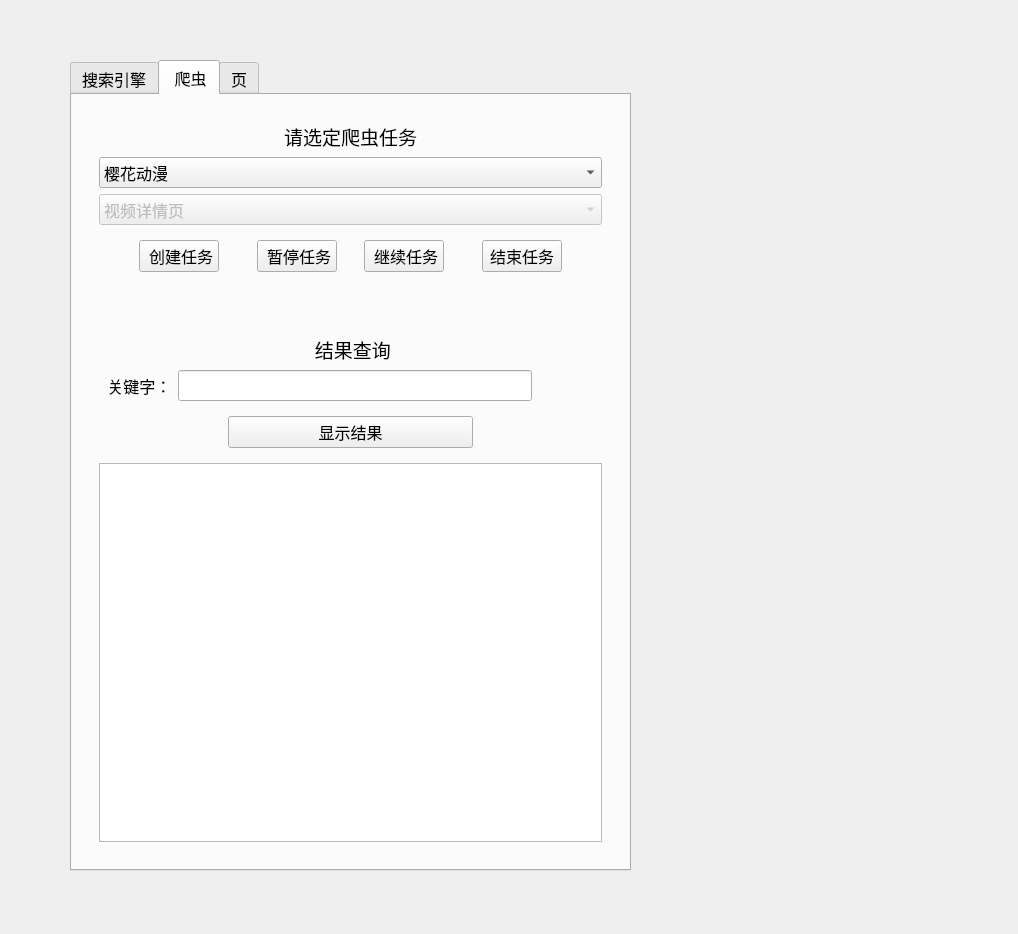
<?xml version="1.0" encoding="UTF-8"?>
<ui version="4.0">
 <class>MainWindow</class>
 <widget class="QMainWindow" name="MainWindow">
  <property name="geometry">
   <rect>
    <x>0</x>
    <y>0</y>
    <width>1018</width>
    <height>934</height>
   </rect>
  </property>
  <property name="font">
   <font>
    <family>微软雅黑</family>
    <pointsize>12</pointsize>
   </font>
  </property>
  <property name="windowTitle">
   <string>网络爬虫工具</string>
  </property>
  <widget class="QWidget" name="centralwidget">
   <widget class="QTabWidget" name="tabWidget">
    <property name="geometry">
     <rect>
      <x>70</x>
      <y>60</y>
      <width>561</width>
      <height>811</height>
     </rect>
    </property>
    <property name="currentIndex">
     <number>1</number>
    </property>
    <widget class="QWidget" name="tab_3">
     <attribute name="title">
      <string>搜索引擎</string>
     </attribute>
     <widget class="QWidget" name="widget_7" native="true">
      <property name="geometry">
       <rect>
        <x>80</x>
        <y>80</y>
        <width>421</width>
        <height>461</height>
       </rect>
      </property>
      <layout class="QVBoxLayout" name="verticalLayout_3">
       <item>
        <spacer name="horizontalSpacer_2">
         <property name="orientation">
          <enum>Qt::Horizontal</enum>
         </property>
         <property name="sizeType">
          <enum>QSizePolicy::Minimum</enum>
         </property>
         <property name="sizeHint" stdset="0">
          <size>
           <width>10</width>
           <height>20</height>
          </size>
         </property>
        </spacer>
       </item>
       <item>
        <widget class="QComboBox" name="comboBox">
         <property name="minimumContentsLength">
          <number>0</number>
         </property>
         <item>
          <property name="text">
           <string>百度</string>
          </property>
         </item>
         <item>
          <property name="text">
           <string>必应（国内）</string>
          </property>
         </item>
         <item>
          <property name="text">
           <string>必应（国外）</string>
          </property>
         </item>
         <item>
          <property name="text">
           <string/>
          </property>
         </item>
        </widget>
       </item>
       <item>
        <widget class="QLabel" name="label_5">
         <property name="text">
          <string>请选择搜索引擎</string>
         </property>
        </widget>
       </item>
       <item>
        <widget class="QLineEdit" name="str_keywords"/>
       </item>
       <item>
        <widget class="QLabel" name="label_4">
         <property name="text">
          <string>请输入关键字</string>
         </property>
        </widget>
       </item>
       <item>
        <widget class="QPushButton" name="btn_search">
         <property name="font">
          <font>
           <family>华文琥珀</family>
           <pointsize>18</pointsize>
          </font>
         </property>
         <property name="text">
          <string>查找</string>
         </property>
        </widget>
       </item>
      </layout>
     </widget>
    </widget>
    <widget class="QWidget" name="tab_4">
     <attribute name="title">
      <string> 爬虫</string>
     </attribute>
     <layout class="QVBoxLayout" name="verticalLayout_2">
      <item>
       <widget class="QWidget" name="widget_4" native="true">
        <layout class="QVBoxLayout" name="verticalLayout_6">
         <item>
          <widget class="QWidget" name="widget_9" native="true">
           <layout class="QVBoxLayout" name="verticalLayout_5">
            <item>
             <widget class="QLabel" name="label_7">
              <property name="font">
               <font>
                <pointsize>14</pointsize>
               </font>
              </property>
              <property name="layoutDirection">
               <enum>Qt::LeftToRight</enum>
              </property>
              <property name="frameShape">
               <enum>QFrame::NoFrame</enum>
              </property>
              <property name="frameShadow">
               <enum>QFrame::Plain</enum>
              </property>
              <property name="lineWidth">
               <number>1</number>
              </property>
              <property name="text">
               <string>请选定爬虫任务</string>
              </property>
              <property name="alignment">
               <set>Qt::AlignCenter</set>
              </property>
             </widget>
            </item>
            <item>
             <widget class="QComboBox" name="comboBox_Web">
              <item>
               <property name="text">
                <string>樱花动漫</string>
               </property>
              </item>
              <item>
               <property name="text">
                <string>电影天堂</string>
               </property>
              </item>
             </widget>
            </item>
            <item>
             <widget class="QComboBox" name="comboBox_Src">
              <property name="enabled">
               <bool>false</bool>
              </property>
              <item>
               <property name="text">
                <string>视频详情页</string>
               </property>
              </item>
             </widget>
            </item>
            <item>
             <widget class="QWidget" name="widget_2" native="true">
              <layout class="QHBoxLayout" name="horizontalLayout_2">
               <item>
                <spacer name="horizontalSpacer_3">
                 <property name="orientation">
                  <enum>Qt::Horizontal</enum>
                 </property>
                 <property name="sizeHint" stdset="0">
                  <size>
                   <width>40</width>
                   <height>20</height>
                  </size>
                 </property>
                </spacer>
               </item>
               <item>
                <widget class="QPushButton" name="work_Btn">
                 <property name="text">
                  <string> 创建任务</string>
                 </property>
                </widget>
               </item>
               <item>
                <spacer name="horizontalSpacer_7">
                 <property name="orientation">
                  <enum>Qt::Horizontal</enum>
                 </property>
                 <property name="sizeHint" stdset="0">
                  <size>
                   <width>40</width>
                   <height>20</height>
                  </size>
                 </property>
                </spacer>
               </item>
               <item>
                <widget class="QPushButton" name="thread_wait_btn">
                 <property name="text">
                  <string> 暂停任务</string>
                 </property>
                </widget>
               </item>
               <item>
                <spacer name="horizontalSpacer">
                 <property name="orientation">
                  <enum>Qt::Horizontal</enum>
                 </property>
                 <property name="sizeHint" stdset="0">
                  <size>
                   <width>30</width>
                   <height>20</height>
                  </size>
                 </property>
                </spacer>
               </item>
               <item>
                <widget class="QPushButton" name="thread_continue_btn">
                 <property name="text">
                  <string> 继续任务</string>
                 </property>
                </widget>
               </item>
               <item>
                <spacer name="horizontalSpacer_8">
                 <property name="orientation">
                  <enum>Qt::Horizontal</enum>
                 </property>
                 <property name="sizeHint" stdset="0">
                  <size>
                   <width>40</width>
                   <height>20</height>
                  </size>
                 </property>
                </spacer>
               </item>
               <item>
                <widget class="QPushButton" name="thread_finished_btn">
                 <property name="text">
                  <string>结束任务</string>
                 </property>
                </widget>
               </item>
               <item>
                <spacer name="horizontalSpacer_4">
                 <property name="orientation">
                  <enum>Qt::Horizontal</enum>
                 </property>
                 <property name="sizeHint" stdset="0">
                  <size>
                   <width>40</width>
                   <height>20</height>
                  </size>
                 </property>
                </spacer>
               </item>
              </layout>
             </widget>
            </item>
            <item>
             <spacer name="verticalSpacer">
              <property name="orientation">
               <enum>Qt::Vertical</enum>
              </property>
              <property name="sizeType">
               <enum>QSizePolicy::Minimum</enum>
              </property>
              <property name="sizeHint" stdset="0">
               <size>
                <width>20</width>
                <height>30</height>
               </size>
              </property>
             </spacer>
            </item>
           </layout>
          </widget>
         </item>
         <item>
          <widget class="QWidget" name="widget_6" native="true">
           <layout class="QVBoxLayout" name="verticalLayout">
            <item>
             <widget class="QLabel" name="label_8">
              <property name="font">
               <font>
                <pointsize>14</pointsize>
               </font>
              </property>
              <property name="text">
               <string> 结果查询</string>
              </property>
              <property name="alignment">
               <set>Qt::AlignCenter</set>
              </property>
             </widget>
            </item>
            <item>
             <widget class="QWidget" name="widget_8" native="true">
              <layout class="QHBoxLayout" name="horizontalLayout_3">
               <property name="leftMargin">
                <number>0</number>
               </property>
               <property name="topMargin">
                <number>0</number>
               </property>
               <property name="rightMargin">
                <number>0</number>
               </property>
               <property name="bottomMargin">
                <number>0</number>
               </property>
               <item>
                <widget class="QLabel" name="label_6">
                 <property name="text">
                  <string>  关键字：</string>
                 </property>
                </widget>
               </item>
               <item>
                <widget class="QLineEdit" name="sql_key"/>
               </item>
               <item>
                <spacer name="horizontalSpacer_9">
                 <property name="orientation">
                  <enum>Qt::Horizontal</enum>
                 </property>
                 <property name="sizeType">
                  <enum>QSizePolicy::Minimum</enum>
                 </property>
                 <property name="sizeHint" stdset="0">
                  <size>
                   <width>70</width>
                   <height>20</height>
                  </size>
                 </property>
                </spacer>
               </item>
              </layout>
             </widget>
            </item>
            <item>
             <widget class="QWidget" name="widget_10" native="true">
              <layout class="QHBoxLayout" name="horizontalLayout_4">
               <item>
                <spacer name="horizontalSpacer_5">
                 <property name="orientation">
                  <enum>Qt::Horizontal</enum>
                 </property>
                 <property name="sizeType">
                  <enum>QSizePolicy::Fixed</enum>
                 </property>
                 <property name="sizeHint" stdset="0">
                  <size>
                   <width>120</width>
                   <height>20</height>
                  </size>
                 </property>
                </spacer>
               </item>
               <item>
                <widget class="QPushButton" name="show_Btn">
                 <property name="text">
                  <string>显示结果</string>
                 </property>
                </widget>
               </item>
               <item>
                <spacer name="horizontalSpacer_6">
                 <property name="orientation">
                  <enum>Qt::Horizontal</enum>
                 </property>
                 <property name="sizeType">
                  <enum>QSizePolicy::Fixed</enum>
                 </property>
                 <property name="sizeHint" stdset="0">
                  <size>
                   <width>120</width>
                   <height>20</height>
                  </size>
                 </property>
                </spacer>
               </item>
              </layout>
             </widget>
            </item>
            <item>
             <widget class="QTableWidget" name="tableWidget"/>
            </item>
           </layout>
          </widget>
         </item>
        </layout>
       </widget>
      </item>
     </layout>
    </widget>
    <widget class="QWidget" name="tab">
     <attribute name="title">
      <string>页</string>
     </attribute>
     <widget class="QWidget" name="widget_5" native="true">
      <property name="geometry">
       <rect>
        <x>30</x>
        <y>20</y>
        <width>441</width>
        <height>631</height>
       </rect>
      </property>
      <layout class="QVBoxLayout" name="verticalLayout_4">
       <item>
        <widget class="QLabel" name="label_2">
         <property name="font">
          <font>
           <family>微软雅黑</family>
           <pointsize>16</pointsize>
           <weight>50</weight>
           <italic>false</italic>
           <bold>false</bold>
           <kerning>true</kerning>
          </font>
         </property>
         <property name="layoutDirection">
          <enum>Qt::LeftToRight</enum>
         </property>
         <property name="text">
          <string>设定搜索范围</string>
         </property>
         <property name="alignment">
          <set>Qt::AlignCenter</set>
         </property>
         <property name="wordWrap">
          <bool>true</bool>
         </property>
         <property name="margin">
          <number>0</number>
         </property>
        </widget>
       </item>
       <item>
        <widget class="QWidget" name="widget_3" native="true">
         <layout class="QGridLayout" name="gridLayout">
          <item row="0" column="1">
           <widget class="QLineEdit" name="label_URL">
            <property name="text">
             <string>http://www.yhdm.io/</string>
            </property>
           </widget>
          </item>
          <item row="1" column="2">
           <widget class="QPushButton" name="btn_StartSearch">
            <property name="text">
             <string>GET</string>
            </property>
           </widget>
          </item>
          <item row="0" column="2">
           <widget class="QPushButton" name="btn_SetURL">
            <property name="text">
             <string>设定</string>
            </property>
           </widget>
          </item>
          <item row="1" column="0">
           <widget class="QLabel" name="label_3">
            <property name="text">
             <string>关键字：</string>
            </property>
           </widget>
          </item>
          <item row="1" column="1">
           <widget class="QLineEdit" name="label_KeyWords"/>
          </item>
          <item row="0" column="0">
           <widget class="QLabel" name="label">
            <property name="text">
             <string>URL：</string>
            </property>
           </widget>
          </item>
         </layout>
        </widget>
       </item>
       <item>
        <widget class="QWidget" name="widget" native="true">
         <layout class="QHBoxLayout" name="horizontalLayout"/>
        </widget>
       </item>
       <item>
        <widget class="QTextEdit" name="out_Text"/>
       </item>
      </layout>
     </widget>
    </widget>
   </widget>
  </widget>
  <action name="actionset">
   <property name="text">
    <string>set</string>
   </property>
  </action>
 </widget>
 <resources/>
 <connections/>
</ui>
